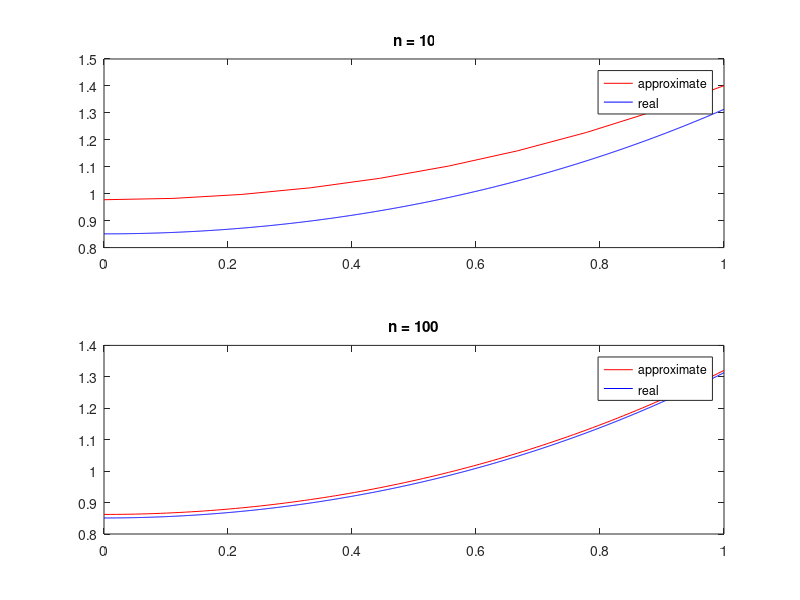

The MATLAB script that drew this image:
%% small n
close all;clear all;clc;
T = 1;
n = 10;
h = T/n;
y1 = [-3 4 -1];
yn = [-1 4 -3];

A = zeros(n,n);
b = zeros(n,1);
b(1) = 0;
b(n) = -2*h;


for i = 1:3
   A(1,i) = y1(i);
end

A(n,n-2:n) = yn;


for i= 2:n-1
    A(i,i-1:i+1)=[1 -(2+h^2) 1]; %This starts in line i and puts the values in the vector in the colums specified (i-1, i and i+1)
end

x = linspace(0,1,n);
x_real = linspace(0,1,1000); %for the real solution

for j = 1:length(x_real)
y_real(j) = 0.4255*exp(x_real(j)) + 0.4255*exp(-x_real(j));
end


y = A\b;
subplot(2,1,1)
plot(x,y,'r')
hold on 
plot(x_real,y_real,'b')
title(['n = ',num2str(n)]) %prints the title with each n used
legend('approximate', 'real')

%% big n

T = 1;
n = 100;
h = T/n;
y1 = [-3 4 -1];
yn = [-1 4 -3];

A = zeros(n,n);
b = zeros(n,1);
b(1) = 0;
b(n) = -2*h;


for i = 1:3
   A(1,i) = y1(i);
end

A(n,n-2:n) = yn;


for i= 2:n-1
    A(i,i-1:i+1)=[1 -(2+h^2) 1]; %This starts in line i and puts the values in the vector in the colums specified (i-1, i and i+1)
end

x = linspace(0,1,n);
x_real = linspace(0,1,1000); %for the real solution

for j = 1:length(x_real)
y_real(j) = 0.4255*exp(x_real(j)) + 0.4255*exp(-x_real(j));
end


y = A\b;

subplot(2,1,2)
plot(x,y,'r')
hold on 
plot(x_real,y_real,'b')
title(['n = ',num2str(n)]) %prints the title with each n used
legend('approximate', 'real')
